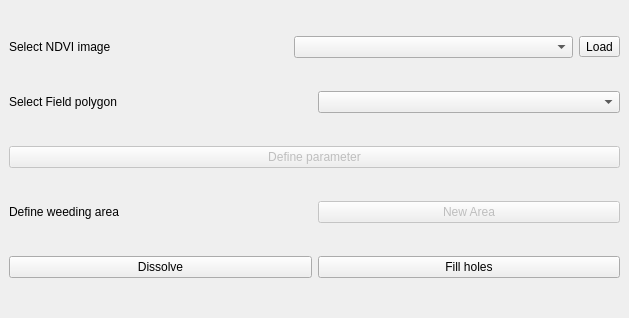
<?xml version="1.0" encoding="UTF-8"?>
<ui version="4.0">
 <class>WeedingPlannerDockWidgetBase</class>
 <widget class="QDockWidget" name="WeedingPlannerDockWidgetBase">
  <property name="geometry">
   <rect>
    <x>0</x>
    <y>0</y>
    <width>629</width>
    <height>318</height>
   </rect>
  </property>
  <property name="windowTitle">
   <string>Weeding Planner</string>
  </property>
  <widget class="QWidget" name="dockWidgetContents">
   <layout class="QGridLayout" name="gridLayout">
    <item row="0" column="0" colspan="2">
     <layout class="QHBoxLayout" name="horizontalLayout_2">
      <item>
       <widget class="QLabel" name="label_2">
        <property name="minimumSize">
         <size>
          <width>150</width>
          <height>0</height>
         </size>
        </property>
        <property name="text">
         <string>Select NDVI image</string>
        </property>
       </widget>
      </item>
      <item>
       <widget class="QComboBox" name="NDVIcomboBox">
        <property name="minimumSize">
         <size>
          <width>240</width>
          <height>0</height>
         </size>
        </property>
       </widget>
      </item>
      <item>
       <widget class="QToolButton" name="LoadtoolButton">
        <property name="text">
         <string>Load</string>
        </property>
       </widget>
      </item>
     </layout>
    </item>
    <item row="1" column="0" colspan="2">
     <layout class="QHBoxLayout" name="horizontalLayout_4">
      <item>
       <widget class="QLabel" name="label_3">
        <property name="text">
         <string>Select Field polygon</string>
        </property>
       </widget>
      </item>
      <item>
       <widget class="QComboBox" name="FieldcomboBox"/>
      </item>
     </layout>
    </item>
    <item row="2" column="0" colspan="2">
     <layout class="QHBoxLayout" name="horizontalLayout">
      <item>
       <widget class="QPushButton" name="ParameterpushButton">
        <property name="enabled">
         <bool>false</bool>
        </property>
        <property name="minimumSize">
         <size>
          <width>140</width>
          <height>0</height>
         </size>
        </property>
        <property name="text">
         <string>Define parameter</string>
        </property>
        <property name="checkable">
         <bool>false</bool>
        </property>
       </widget>
      </item>
     </layout>
    </item>
    <item row="3" column="0" colspan="2">
     <layout class="QHBoxLayout" name="horizontalLayout_3">
      <item>
       <widget class="QLabel" name="label">
        <property name="minimumSize">
         <size>
          <width>160</width>
          <height>0</height>
         </size>
        </property>
        <property name="text">
         <string>Define weeding area</string>
        </property>
       </widget>
      </item>
      <item>
       <widget class="QPushButton" name="NewAreapushButton">
        <property name="enabled">
         <bool>false</bool>
        </property>
        <property name="text">
         <string>New Area</string>
        </property>
        <property name="checkable">
         <bool>false</bool>
        </property>
       </widget>
      </item>
     </layout>
    </item>
    <item row="4" column="0">
     <widget class="QPushButton" name="DissolvepushButton">
      <property name="enabled">
       <bool>true</bool>
      </property>
      <property name="text">
       <string>Dissolve</string>
      </property>
     </widget>
    </item>
    <item row="4" column="1">
     <widget class="QPushButton" name="FillHolespushButton">
      <property name="enabled">
       <bool>true</bool>
      </property>
      <property name="text">
       <string>Fill holes</string>
      </property>
     </widget>
    </item>
   </layout>
  </widget>
 </widget>
 <resources/>
 <connections/>
</ui>
